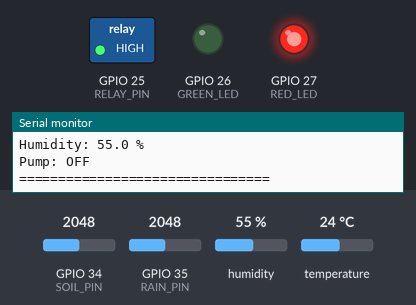
Simulated run of this sketch. Board: ESP32. Shown: switched loads named in the sketch (green lamp = pin HIGH), output pins drawn as LEDs (lit = HIGH), the last lines printed to the serial monitor. The inputs (shaded band) are chosen by the test bench; at power-on: GPIO 34 (SOIL_PIN) = 2048, GPIO 35 (RAIN_PIN) = 2048, humidity 55 %, temperature 24 °C. WiFi joins after 1.5 s; servers stay silent unless stated; uploads are accepted with an empty reply.

Above: at 2.7 s.
2.8 s: GPIO 34 (SOIL_PIN) set to 2543
5.5 s: GPIO 34 (SOIL_PIN) set to 2655
At 7.5 s:
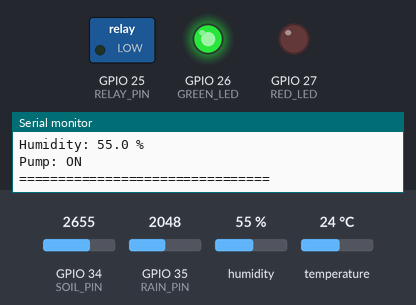
8.4 s: GPIO 35 (RAIN_PIN) set to 1936
At 10.7 s:
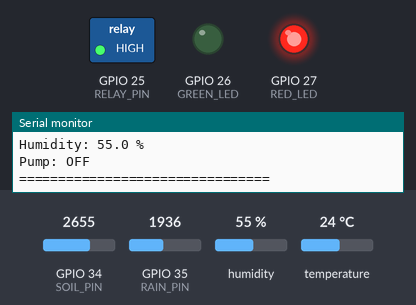
13.6 s: GPIO 35 (RAIN_PIN) set to 2040
At 15.7 s:
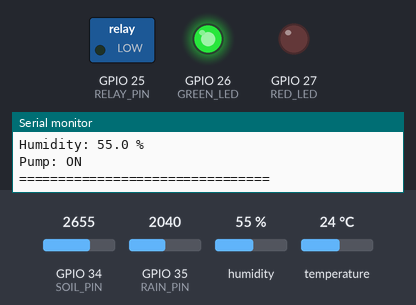
16.0 s: GPIO 35 (RAIN_PIN) set to 1960
At 18.0 s:
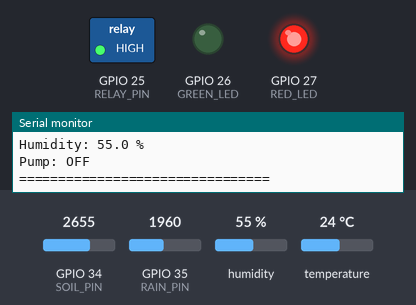
Timing chart, 0 to 19.5 s (numbered marks = the images above; inputs shaded):
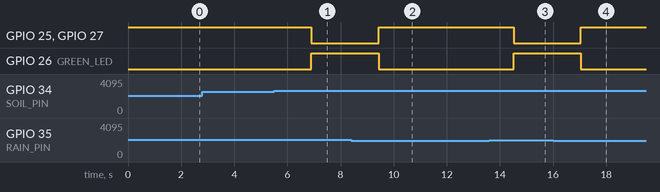

Measured:
- the behaviour switches between 2600 and 2601 on GPIO 34 (SOIL_PIN) (found by bisection; images 0 and 1)
- the behaviour switches between 2000 and 1999 on GPIO 35 (RAIN_PIN) (found by bisection; images 1 and 2)
- after the input at 5.5 s, GPIO 25 (RELAY_PIN), GPIO 27 (RED_LED): HIGH → LOW after 1.4 s; GPIO 26 (GREEN_LED): LOW → HIGH after 1.4 s
- after the input at 8.4 s, GPIO 25 (RELAY_PIN), GPIO 27 (RED_LED): LOW → HIGH after 1.0 s; GPIO 26 (GREEN_LED): HIGH → LOW after 1.0 s
- after the input at 13.6 s, GPIO 25 (RELAY_PIN), GPIO 27 (RED_LED): HIGH → LOW after 0.91 s; GPIO 26 (GREEN_LED): LOW → HIGH after 0.91 s
- after the input at 16.0 s, GPIO 25 (RELAY_PIN), GPIO 27 (RED_LED): LOW → HIGH after 1.0 s; GPIO 26 (GREEN_LED): HIGH → LOW after 1.0 s

The sketch:

final2.ino
```cpp
#include <WiFi.h>
#include <HTTPClient.h>
#include <DHT.h>
#include <ArduinoJson.h>   // Install: Arduino IDE → Library Manager → ArduinoJson by Benoit Blanchon

// ================= WIFI =================
#define WIFI_NAME     "RISHITH 6644"
#define WIFI_PASSWORD "Rishith@11"

// ─── Server IP — must match your PC running app.py ───────────────────────────
// Run `ipconfig` (Windows) / `ip a` (Linux) to find your LAN IP.
// Must be the same network as the ESP32.


#define URL_DATA      "http://192.168.137.1:5000/api/data"
#define URL_CMD_POLL  "http://192.168.137.1:5000/api/pump_command"
#define URL_CMD_ACK   "http://192.168.137.1:5000/api/pump_command/ack"

// ================= PINS =================
#define SOIL_PIN    34
#define RAIN_PIN    35
#define DHTPIN      18
#define DHTTYPE     DHT11

#define RELAY_PIN   25
#define GREEN_LED   26
#define RED_LED     27

DHT dht(DHTPIN, DHTTYPE);

// ================= CALIBRATION =================
const int drySoil = 3200;
const int wetSoil = 1200;

// ================= STATE =================
bool pumpOn       = false;   // actual hardware state
bool manualMode   = false;   // true when website has overridden auto logic

// ================= WIFI CONNECT =================
void connectWiFi()
{
  WiFi.mode(WIFI_STA);
  WiFi.begin(WIFI_NAME, WIFI_PASSWORD);
  Serial.print("Connecting to WiFi");
  int attempts = 0;
  while (WiFi.status() != WL_CONNECTED) {
    delay(500);
    Serial.print(".");
    if (++attempts >= 20) {
      Serial.println("\nWiFi failed! Restarting...");
      delay(1000);
      ESP.restart();
    }
  }
  Serial.println("\nWiFi Connected — IP: " + WiFi.localIP().toString());
}

// ================= APPLY PUMP STATE =================
void applyPump(bool on)
{
  pumpOn = on;
  if (on) {
    digitalWrite(RELAY_PIN, LOW);    // Active-LOW relay → Pump ON
    digitalWrite(GREEN_LED, HIGH);
    digitalWrite(RED_LED,   LOW);
  } else {
    digitalWrite(RELAY_PIN, HIGH);   // Relay OFF → Pump OFF
    digitalWrite(GREEN_LED, LOW);
    digitalWrite(RED_LED,   HIGH);
  }
}

// ================= SEND SENSOR DATA =================
void sendDataToServer(int moisturePercent, float temperature, float humidity,
                      String rainStatus, bool pumpState)
{
  if (WiFi.status() != WL_CONNECTED) {
    Serial.println("WiFi lost — reconnecting...");
    connectWiFi();
    return;
  }

  HTTPClient http;
  http.setTimeout(5000);
  http.begin(URL_DATA);
  http.addHeader("Content-Type", "application/json");

  // Build JSON payload — key names match app.py arduino_ingest() exactly
  String payload = "{";
  payload += "\"soil_moisture\":"   + String(moisturePercent) + ",";
  payload += "\"temperature\":"     + String(temperature, 1)  + ",";
  payload += "\"humidity\":"        + String(humidity, 1)     + ",";
  payload += "\"rain_pct\":"        + String(rainStatus == "Rain Detected" ? 100 : 0) + ",";
  payload += "\"pump_status\":\""   + String(pumpState ? "ON" : "OFF") + "\"";
  payload += "}";

  int code = http.POST(payload);
  Serial.print("Sensor POST → HTTP "); Serial.println(code);
  http.end();
}

// ================= POLL WEBSITE FOR PUMP COMMAND =================
// Called every loop().  Returns true if a command was received and acted on.
bool checkWebCommand()
{
  if (WiFi.status() != WL_CONNECTED) return false;

  HTTPClient http;
  http.setTimeout(4000);
  http.begin(URL_CMD_POLL);

  int code = http.GET();
  if (code != 200) {
    Serial.print("CMD poll → HTTP "); Serial.println(code);
    http.end();
    return false;
  }

  String body = http.getString();
  http.end();

  // Parse JSON  { "command": "ON"|"OFF"|"NONE", "id": 7 }
  StaticJsonDocument<128> doc;
  if (deserializeJson(doc, body) != DeserializationError::Ok) {
    Serial.println("CMD poll: JSON parse error");
    return false;
  }

  const char* cmd = doc["command"] | "NONE";

  if (strcmp(cmd, "NONE") == 0) return false;   // nothing pending

  int cmdId = doc["id"] | -1;
  Serial.print("CMD from web: ");
  Serial.print(cmd);
  Serial.print("  id=");
  Serial.println(cmdId);

  // ── Act on the command ──
  if (strcmp(cmd, "ON") == 0) {
    manualMode = true;
    applyPump(true);
    Serial.println(">>> Pump turned ON by website <<<");
  } else if (strcmp(cmd, "OFF") == 0) {
    manualMode = true;
    applyPump(false);
    Serial.println(">>> Pump turned OFF by website <<<");
  }

  // ── Acknowledge — tell server we acted on it ──
  if (cmdId > 0) {
    HTTPClient ackHttp;
    ackHttp.setTimeout(4000);
    ackHttp.begin(URL_CMD_ACK);
    ackHttp.addHeader("Content-Type", "application/json");
    String ackBody = "{\"id\":" + String(cmdId) +
                     ",\"pump_status\":\"" + String(pumpOn ? "ON" : "OFF") + "\"}";
    int ackCode = ackHttp.POST(ackBody);
    Serial.print("CMD ack → HTTP "); Serial.println(ackCode);
    ackHttp.end();
  }

  return true;
}

// ================= SETUP =================
void setup()
{
  Serial.begin(115200);

  pinMode(RELAY_PIN, OUTPUT);
  pinMode(GREEN_LED, OUTPUT);
  pinMode(RED_LED,   OUTPUT);

  applyPump(false);   // Start with pump OFF
  dht.begin();
  connectWiFi();

  Serial.println("AquaFlow Smart Irrigation System — Started");
  Serial.println("Web command polling: ENABLED  (every loop ~2 s)");
}

// ================= LOOP =================
void loop()
{
  // ── 1. Check for pump commands from the website FIRST ──────────────────
  checkWebCommand();

  // ── 2. Read sensors ────────────────────────────────────────────────────
  long total = 0;
  for (int i = 0; i < 10; i++) { total += analogRead(SOIL_PIN); delay(10); }
  int soilValue = total / 10;
  int rainValue = analogRead(RAIN_PIN);

  float temperature = dht.readTemperature();
  float humidity    = dht.readHumidity();

  int moisturePercent = map(soilValue, drySoil, wetSoil, 0, 100);
  moisturePercent     = constrain(moisturePercent, 0, 100);

  bool   isRaining  = (rainValue < 2000);
  String rainStatus = isRaining ? "Rain Detected" : "No Rain";

  if (isnan(temperature) || isnan(humidity)) {
    Serial.println("DHT11 Read Error — skipping cycle.");
    delay(2000);
    return;
  }

  // ── 3. Auto pump logic — only when NOT in manual override mode ─────────
  //    Manual mode is cleared if moisture comes back to mid-range (60–70 %)
  //    so the system can self-recover after a manual session.
  if (!manualMode) {
    if (!pumpOn && moisturePercent < 30 && !isRaining) applyPump(true);
    if ( pumpOn && (moisturePercent >= 70 || isRaining)) applyPump(false);
  }

  // ── 4. Send sensor data to server ──────────────────────────────────────
  sendDataToServer(moisturePercent, temperature, humidity, rainStatus, pumpOn);

  // ── 5. Serial Monitor ──────────────────────────────────────────────────
  Serial.println("================================");
  Serial.print("Mode: ");           Serial.println(manualMode ? "MANUAL" : "AUTO");
  Serial.print("Soil Moisture: ");  Serial.print(moisturePercent); Serial.println("%");
  Serial.print("Rain: ");           Serial.println(rainStatus);
  Serial.print("Temperature: ");    Serial.print(temperature, 1);  Serial.println(" °C");
  Serial.print("Humidity: ");       Serial.print(humidity, 1);     Serial.println(" %");
  Serial.print("Pump: ");           Serial.println(pumpOn ? "ON" : "OFF");
  Serial.println("================================");

  delay(2000);
}
```
